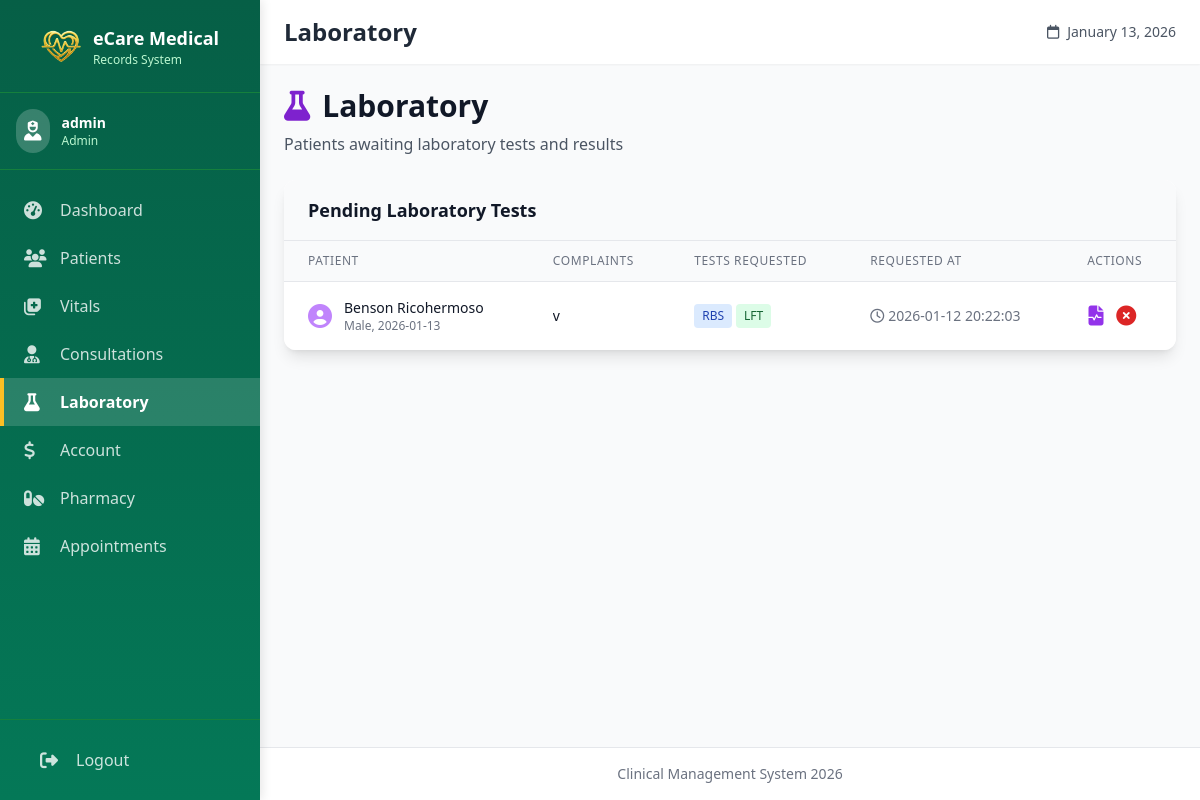
The app's page /laboratory (signed in), older data.
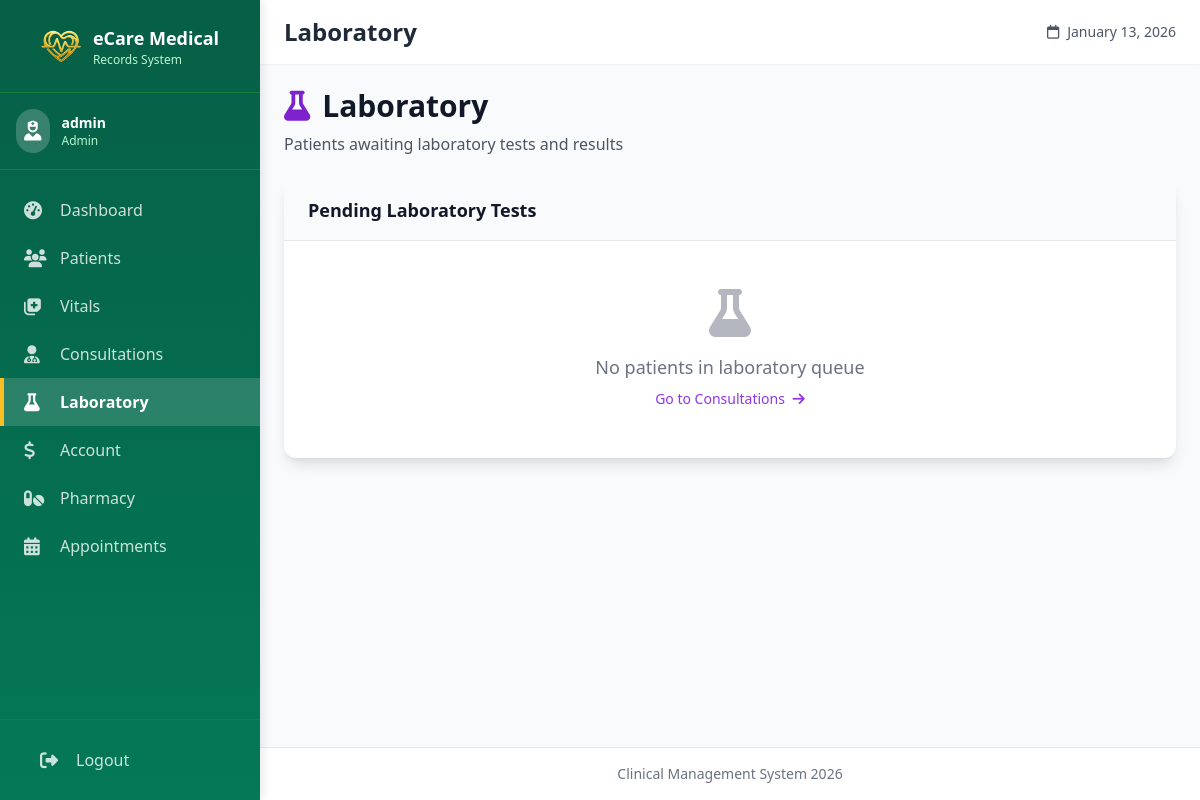
The same page, newer data.
### tables this page shows
CREATE TABLE exams (
            id INTEGER PRIMARY KEY AUTOINCREMENT,
            consultation_id INTEGER NOT NULL,
            patient_id INTEGER NOT NULL,
            presenting_complaint TEXT,
            history_of_complaint TEXT,
            random_blood_sugar INTEGER DEFAULT 0,
            fasting_blood_sugar INTEGER DEFAULT 0,
            liver_function INTEGER DEFAULT 0,
            full_blood_count INTEGER DEFAULT 0,
            lipid_profile INTEGER DEFAULT 0,
            kidney_function INTEGER DEFAULT 0,
            thyroid_function INTEGER DEFAULT 0,
            urinalysis INTEGER DEFAULT 0,
            stool_examination INTEGER DEFAULT 0,
            chest_xray INTEGER DEFAULT 0,
            ecg INTEGER DEFAULT 0,
            ultrasound INTEGER DEFAULT 0,
            recommend_diagnosis INTEGER DEFAULT 0,
            clinical_details TEXT,
            status TEXT DEFAULT 'pending',
            created_by TEXT NOT NULL,
            created_at TIMESTAMP DEFAULT CURRENT_TIMESTAMP,
            FOREIGN KEY (consultation_id) REFERENCES consultations (id) ON DELETE CASCADE,
            FOREIGN KEY (patient_id) REFERENCES patients (id) ON DELETE CASCADE
        );

CREATE TABLE patients (
            id INTEGER PRIMARY KEY AUTOINCREMENT,
            name TEXT NOT NULL,
            date_of_birth TEXT NOT NULL,
            gender TEXT NOT NULL,
            blood_type TEXT,
            allergies TEXT,
            contact TEXT,
            address TEXT,
            payment_method TEXT,
            created_at TIMESTAMP DEFAULT CURRENT_TIMESTAMP,
            updated_at TIMESTAMP DEFAULT CURRENT_TIMESTAMP
        , department TEXT);

### app.py (the view)
@app.route('/laboratory')
@login_required
def laboratory():
    db = get_db()
    lab_patients = db.execute('''
        SELECT
            e.id as exam_id,
            e.patient_id,
            p.name,
            p.gender,
            p.date_of_birth,
            e.presenting_complaint,
            e.history_of_complaint,
            e.random_blood_sugar,
            e.fasting_blood_sugar,
            e.liver_function,
            e.full_blood_count,
            e.lipid_profile,
            e.kidney_function,
            e.thyroid_function,
            e.urinalysis,
            e.stool_examination,
            e.chest_xray,
            e.ecg,
            e.ultrasound,
            e.clinical_details,
            e.created_at
        FROM exams e
        JOIN patients p ON e.patient_id = p.id
        WHERE e.status IN ('pending', 'in_progress')
        ORDER BY e.created_at ASC
    ''').fetchall()
    return render_template('laboratory.html', lab_patients=lab_patients)

### app.py (called while the page is built)
def login_required(f):
    @wraps(f)
    def decorated_function(*args, **kwargs):
        if 'user_id' not in session:
            flash('Please log in to access this page.', 'warning')
            return redirect(url_for('login'))
        return f(*args, **kwargs)
    return decorated_function

### models/database.py (called while the page is built)
def get_db():
    if 'db' not in g:
        g.db = sqlite3.connect(
            current_app.config['DATABASE'],
            detect_types=sqlite3.PARSE_DECLTYPES
        )
        g.db.row_factory = sqlite3.Row
        g.db.execute('PRAGMA foreign_keys = ON')
    return g.db

### templates/laboratory.html (shortened to what this page needs)
{% extends "layout.html" %}
{% block content %}
<div class="slide-in">
    <div class="mb-6">
        <h1 class="text-3xl font-bold text-gray-900">
            <i class="fas fa-flask mr-3 text-purple-700"></i>Laboratory
        </h1>
        <p class="text-gray-600 mt-2">Patients awaiting laboratory tests and results</p>
    </div>
    <div class="bg-white rounded-xl shadow-lg overflow-hidden">
        <div class="px-6 py-4 bg-gray-50 border-b">
            <h2 class="text-lg font-semibold text-gray-900">Pending Laboratory Tests</h2>
        </div>
        {% if lab_patients %}
        <div class="overflow-x-auto">
            <table class="min-w-full divide-y divide-gray-200">
                <thead class="bg-gray-50">
                    <tr>
                        <th class="px-6 py-3 text-left text-xs font-medium text-gray-500 uppercase tracking-wider">Patient</th>
                        <th class="px-6 py-3 text-left text-xs font-medium text-gray-500 uppercase tracking-wider">Complaints</th>
                        <th class="px-6 py-3 text-left text-xs font-medium text-gray-500 uppercase tracking-wider">Tests Requested</th>
                        <th class="px-6 py-3 text-left text-xs font-medium text-gray-500 uppercase tracking-wider">Requested At</th>
                        <th class="px-6 py-3 text-left text-xs font-medium text-gray-500 uppercase tracking-wider">Actions</th>
                    </tr>
                </thead>
                <tbody class="bg-white divide-y divide-gray-200">
                    {% for patient in lab_patients %}
                    <tr class="hover:bg-gray-50">
                        <td class="px-6 py-4 whitespace-nowrap">
                            <div class="flex items-center">
                                <i class="fas fa-user-circle text-purple-400 text-2xl mr-3"></i>
                                <div>
                                    <div class="text-sm font-medium text-gray-900">{{ patient.name }}</div>
                                    <div class="text-xs text-gray-500">{{ patient.gender }}, {{ patient.date_of_birth }}</div>
                                </div>
                            </div>
                        </td>
                        <td class="px-6 py-4">
                            <div class="text-sm text-gray-900 max-w-xs truncate" title="{{ patient.presenting_complaint }}">
                                {{ patient.presenting_complaint }}
                            </div>
                        </td>
                        <td class="px-6 py-4">
                            <div class="flex flex-wrap gap-1">
                                {% if patient.random_blood_sugar %}<span class="px-2 py-1 text-xs bg-blue-100 text-blue-800 rounded">RBS</span>{% endif %}
                                {% if patient.liver_function %}<span class="px-2 py-1 text-xs bg-green-100 text-green-800 rounded">LFT</span>{% endif %}
                            </div>
                        </td>
                        <td class="px-6 py-4 whitespace-nowrap text-sm text-gray-500">
                            <i class="far fa-clock mr-1"></i>{{ patient.created_at }}
                        </td>
                        <td class="px-6 py-4 whitespace-nowrap text-sm font-medium">
                            <button type="button"
                                    data-exam-id="{{ patient.exam_id }}"
                                    data-patient-id="{{ patient.patient_id }}"
                                    data-patient-name="{{ patient.name }}"
                                    data-presenting-complaint="{{ patient.presenting_complaint }}"
                                    data-history="{{ patient.history_of_complaint }}"
                                    data-clinical-details="{{ patient.clinical_details }}"
                                    data-rbs="{{ patient.random_blood_sugar }}"
                                    data-fbs="{{ patient.fasting_blood_sugar }}"
                                    data-lft="{{ patient.liver_function }}"
                                    data-cbc="{{ patient.full_blood_count }}"
                                    data-lipid="{{ patient.lipid_profile }}"
                                    data-kft="{{ patient.kidney_function }}"
                                    data-thyroid="{{ patient.thyroid_function }}"
                                    data-urine="{{ patient.urinalysis }}"
                                    data-stool="{{ patient.stool_examination }}"
                                    data-xray="{{ patient.chest_xray }}"
                                    data-ecg="{{ patient.ecg }}"
                                    data-ultrasound="{{ patient.ultrasound }}"
                                    onclick="openLabResultsModal(this)"
                                    class="text-purple-600 hover:text-purple-900"
                                    title="Enter Lab Results">
                                <i class="fas fa-file-medical-alt text-xl"></i>
                            </button>
                            <form method="POST" action="/exams/cancel/{{ patient.exam_id }}" style="display:inline;" onsubmit="return confirm('Are you sure you want to cancel this exam request?');">
                                <button type="submit" class="text-red-600 hover:text-red-900 ml-2" title="Cancel Exam">
                                    <i class="fas fa-times-circle text-xl"></i>
                                </button>
                            </form>
                        </td>
                    </tr>
                    {% endfor %}
                </tbody>
            </table>
        </div>
        {% else %}
        <div class="text-center py-12 text-gray-500">
            <i class="fas fa-flask text-5xl mb-4 opacity-50"></i>
            <p class="text-lg">No patients in laboratory queue</p>
            <a href="{{ url_for('consultations') }}" class="text-purple-600 hover:text-purple-800 text-sm font-medium mt-2 inline-block">
                Go to Consultations <i class="fas fa-arrow-right ml-1"></i>
            </a>
        </div>
        {% endif %}
    </div>
</div>
{% endblock %}

### templates/layout.html (shortened to what this page needs)
<!DOCTYPE html>
<html lang="en">
<head>
    <script src="https://cdn.tailwindcss.com"></script>
    <link rel="stylesheet" href="https://cdnjs.cloudflare.com/ajax/libs/font-awesome/6.4.0/css/all.min.css">
    <link rel="stylesheet" href="{{ url_for('static', filename='css/custom.css') }}">
</head>
<body class="bg-gray-50">
    {% if session.user_id %}
    <aside class="sidebar" id="sidebar">
        <div class="p-6 border-b border-green-700">
            <div class="flex items-center justify-center">
                <img src="{{ url_for('static', filename='images/heart-logo.png') }}" alt="Logo" class="w-10 h-10 object-contain mr-3">
                <div>
                    <h1 class="text-lg font-bold">eCare Medical</h1>
                    <p class="text-xs text-green-200">Records System</p>
                </div>
            </div>
        </div>
        <div class="p-4 border-b border-green-700">
            <div class="flex items-center">
                <div class="bg-white bg-opacity-20 rounded-full p-2 mr-3">
                    <i class="fas fa-user-nurse text-xl"></i>
                </div>
                <div>
                    <p class="font-semibold text-sm">{{ session.username }}</p>
                    <p class="text-xs text-green-200">{{ session.role|title }}</p>
                </div>
            </div>
        </div>
        <nav class="py-4">
            <a href="{{ url_for('dashboard') }}"
               class="sidebar-link {% if request.endpoint == 'dashboard' %}active{% endif %}">
                <i class="fas fa-tachometer-alt"></i>
                <span>Dashboard</span>
            </a>
            <a href="{{ url_for('patients') }}"
               class="sidebar-link {% if request.endpoint == 'patients' %}active{% endif %}">
                <i class="fas fa-users"></i>
                <span>Patients</span>
            </a>
            <a href="{{ url_for('vitals') }}"
               class="sidebar-link {% if request.endpoint == 'vitals' %}active{% endif %}">
                <i class="fas fa-notes-medical"></i>
                <span>Vitals</span>
            </a>
            <a href="{{ url_for('consultations') }}"
               class="sidebar-link {% if request.endpoint == 'consultations' %}active{% endif %}">
                <i class="fas fa-user-md"></i>
                <span>Consultations</span>
            </a>
            <a href="{{ url_for('laboratory') }}"
               class="sidebar-link {% if request.endpoint == 'laboratory' %}active{% endif %}">
                <i class="fas fa-flask"></i>
                <span>Laboratory</span>
            </a>
            <a href="{{ url_for('account') }}"
               class="sidebar-link {% if request.endpoint == 'account' %}active{% endif %}">
                <i class="fas fa-dollar-sign"></i>
                <span>Account</span>
            </a>
            <a href="{{ url_for('pharmacy') }}"
               class="sidebar-link {% if request.endpoint == 'pharmacy' %}active{% endif %}">
                <i class="fas fa-pills"></i>
                <span>Pharmacy</span>
            </a>
            <a href="{{ url_for('appointments') }}"
               class="sidebar-link {% if request.endpoint == 'appointments' %}active{% endif %}">
                <i class="fas fa-calendar-alt"></i>
                <span>Appointments</span>
            </a>
        </nav>
        <div class="absolute bottom-0 left-0 right-0 p-4 border-t border-green-700">
            <a href="{{ url_for('logout') }}"
               class="sidebar-link hover:bg-red-600 hover:border-red-600 rounded-lg">
                <i class="fas fa-sign-out-alt"></i>
                <span>Logout</span>
            </a>
        </div>
    </aside>
    <div class="main-content">
        <header class="bg-white shadow-sm px-6 py-4 sticky top-0 z-50">
            <div class="flex justify-between items-center">
                <h2 class="text-2xl font-bold text-gray-800">
                    {% if request.endpoint == 'dashboard' %}Dashboard
                    {% elif request.endpoint == 'patients' %}Patients Management
                    {% elif request.endpoint == 'vitals' %}Vital Signs
                    {% elif request.endpoint == 'consultations' %}Consultations
                    {% elif request.endpoint == 'laboratory' %}Laboratory
                    {% elif request.endpoint == 'appointments' %}Appointments
                    {% else %}eCare Medical Records
                    {% endif %}
                </h2>
                <div class="text-sm text-gray-600">
                    <i class="far fa-calendar mr-2"></i><span id="currentDate"></span>
                </div>
            </div>
        </header>
        <main class="flex-1 px-6 py-6">
            {% block content %}{% endblock %}
        </main>
        <footer class="bg-white border-t mt-auto">
            <div class="px-6 py-4">
                <p class="text-center text-gray-500 text-sm">
                    Clinical Management System 2026
                </p>
            </div>
        </footer>
    </div>
    {% endif %}
</body>
</html>

### templates/layout.html (style rules this page uses)
* { box-sizing: border-box; margin: 0; padding: 0; }
body { font-family: system-ui, -apple-system, sans-serif; line-height: 1.6; }
.slide-in { animation: slideIn 0.3s ease-out; }
.sidebar { position: fixed; left: 0; top: 0; height: 100vh; width: 260px; background: linear-gradient(180deg, #065f46 0%, #047857 100%); color: white; overflow-y: auto; box-shadow: 2px 0 10px rgba(0,0,0,0.1); z-index: 1000; }
.main-content { margin-left: 260px; min-height: 100vh; display: flex; flex-direction: column; }
.sidebar-link { display: flex; align-items: center; padding: 12px 20px; color: rgba(255,255,255,0.8); text-decoration: none; transition: all 0.2s; border-left: 4px solid transparent; }
.sidebar-link.active { background: rgba(255,255,255,0.15); color: white; border-left-color: #fbbf24; font-weight: 600; }
.sidebar-link i { width: 24px; margin-right: 12px; font-size: 18px; }

Row changes from the older to the newer data that the page shows:
removed exams: name "Benson Ricohermoso", gender "Male", date_of_birth "2026-01-13", presenting_complaint "v", random_blood_sugar "RBS", liver_function "LFT", created_at "2026-01-12 20:22:03"
Text that changed along with them:
text no longer shown: "PATIENT COMPLAINTS TESTS REQUESTED REQUESTED AT ACTIONS"
text now shown: "No patients in laboratory queue Go to Consultations"
